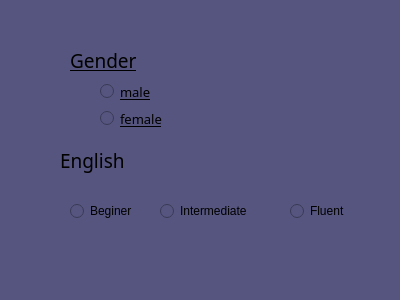
<?xml version="1.0" encoding="UTF-8"?>
<ui version="4.0">
 <class>Dialog</class>
 <widget class="QDialog" name="Dialog">
  <property name="geometry">
   <rect>
    <x>0</x>
    <y>0</y>
    <width>400</width>
    <height>300</height>
   </rect>
  </property>
  <property name="windowTitle">
   <string>Dialog</string>
  </property>
  <property name="styleSheet">
   <string notr="true">font: 10pt &quot;FiraCode Nerd Font&quot;;
border-color: rgb(255, 101, 30);
background-color: rgb(85, 85, 127);</string>
  </property>
  <widget class="QLabel" name="gender_label">
   <property name="geometry">
    <rect>
     <x>70</x>
     <y>40</y>
     <width>71</width>
     <height>41</height>
    </rect>
   </property>
   <property name="font">
    <font>
     <family>FiraCode Nerd Font</family>
     <pointsize>14</pointsize>
     <weight>50</weight>
     <italic>false</italic>
     <bold>false</bold>
     <underline>true</underline>
     <strikeout>false</strikeout>
    </font>
   </property>
   <property name="styleSheet">
    <string notr="true">font: 14pt &quot;FiraCode Nerd Font&quot;;</string>
   </property>
   <property name="text">
    <string>Gender</string>
   </property>
  </widget>
  <widget class="QRadioButton" name="radioButton">
   <property name="geometry">
    <rect>
     <x>290</x>
     <y>200</y>
     <width>98</width>
     <height>22</height>
    </rect>
   </property>
   <property name="text">
    <string>Fluent</string>
   </property>
  </widget>
  <widget class="QRadioButton" name="radioButton_2">
   <property name="geometry">
    <rect>
     <x>70</x>
     <y>200</y>
     <width>98</width>
     <height>22</height>
    </rect>
   </property>
   <property name="text">
    <string>Beginer</string>
   </property>
  </widget>
  <widget class="QRadioButton" name="radioButton_3">
   <property name="geometry">
    <rect>
     <x>160</x>
     <y>200</y>
     <width>98</width>
     <height>22</height>
    </rect>
   </property>
   <property name="whatsThis">
    <string>&lt;html&gt;&lt;head/&gt;&lt;body&gt;&lt;p&gt;&lt;span style=&quot; font-style:italic; text-decoration: underline;&quot;&gt;sa&lt;/span&gt;&lt;/p&gt;&lt;/body&gt;&lt;/html&gt;</string>
   </property>
   <property name="styleSheet">
    <string notr="true">font: 10pt &quot;FuraCode Nerd Font&quot;;</string>
   </property>
   <property name="text">
    <string>Intermediate</string>
   </property>
  </widget>
  <widget class="QLabel" name="label">
   <property name="geometry">
    <rect>
     <x>60</x>
     <y>145</y>
     <width>81</width>
     <height>31</height>
    </rect>
   </property>
   <property name="font">
    <font>
     <family>FiraCode Nerd Font</family>
     <pointsize>14</pointsize>
     <weight>50</weight>
     <italic>false</italic>
     <bold>false</bold>
    </font>
   </property>
   <property name="styleSheet">
    <string notr="true">font: 14pt &quot;FiraCode Nerd Font&quot;;</string>
   </property>
   <property name="text">
    <string>English</string>
   </property>
  </widget>
  <widget class="QWidget" name="verticalLayoutWidget">
   <property name="geometry">
    <rect>
     <x>100</x>
     <y>80</y>
     <width>160</width>
     <height>51</height>
    </rect>
   </property>
   <layout class="QVBoxLayout" name="verticalLayout">
    <item>
     <widget class="QRadioButton" name="radbtn">
      <property name="font">
       <font>
        <family>FiraCode Nerd Font</family>
        <pointsize>10</pointsize>
        <weight>50</weight>
        <italic>false</italic>
        <bold>false</bold>
        <underline>true</underline>
       </font>
      </property>
      <property name="cursor">
       <cursorShape>ArrowCursor</cursorShape>
      </property>
      <property name="text">
       <string>male</string>
      </property>
     </widget>
    </item>
    <item>
     <widget class="QRadioButton" name="radbtn2">
      <property name="font">
       <font>
        <family>FiraCode Nerd Font</family>
        <pointsize>10</pointsize>
        <weight>50</weight>
        <italic>false</italic>
        <bold>false</bold>
        <underline>true</underline>
       </font>
      </property>
      <property name="tabletTracking">
       <bool>false</bool>
      </property>
      <property name="text">
       <string>female</string>
      </property>
     </widget>
    </item>
   </layout>
  </widget>
 </widget>
 <resources/>
 <connections/>
</ui>
